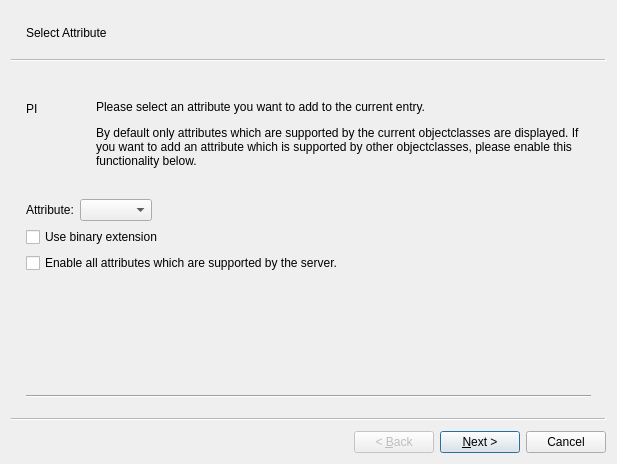
<?xml version="1.0" encoding="UTF-8"?>
<ui version="4.0">
 <class>AddAttributeWizardDesign</class>
 <widget class="QWizard" name="AddAttributeWizardDesign">
  <property name="geometry">
   <rect>
    <x>0</x>
    <y>0</y>
    <width>617</width>
    <height>464</height>
   </rect>
  </property>
  <property name="sizePolicy">
   <sizepolicy hsizetype="Preferred" vsizetype="Preferred">
    <horstretch>0</horstretch>
    <verstretch>0</verstretch>
   </sizepolicy>
  </property>
  <property name="minimumSize">
   <size>
    <width>150</width>
    <height>436</height>
   </size>
  </property>
  <property name="windowTitle">
   <string>Add Attribute</string>
  </property>
  <property name="autoFillBackground">
   <bool>false</bool>
  </property>
  <property name="sizeGripEnabled">
   <bool>false</bool>
  </property>
  <property name="wizardStyle">
   <enum>QWizard::ClassicStyle</enum>
  </property>
  <property name="options">
   <set>QWizard::NoDefaultButton</set>
  </property>
  <property name="subTitleFormat">
   <enum>Qt::AutoText</enum>
  </property>
  <property name="accessibleName" stdset="0">
   <string/>
  </property>
  <widget class="QWizardPage" name="wizardPage">
   <property name="sizePolicy">
    <sizepolicy hsizetype="MinimumExpanding" vsizetype="MinimumExpanding">
     <horstretch>0</horstretch>
     <verstretch>0</verstretch>
    </sizepolicy>
   </property>
   <property name="subTitle">
    <string>Select Attribute</string>
   </property>
   <layout class="QVBoxLayout" name="verticalLayout_5">
    <item>
     <layout class="QVBoxLayout" name="verticalLayout">
      <property name="sizeConstraint">
       <enum>QLayout::SetDefaultConstraint</enum>
      </property>
      <item>
       <layout class="QHBoxLayout" name="horizontalLayout">
        <item>
         <layout class="QVBoxLayout" name="verticalLayout_2">
          <item>
           <widget class="QLabel" name="imageLabel">
            <property name="sizePolicy">
             <sizepolicy hsizetype="Fixed" vsizetype="Fixed">
              <horstretch>0</horstretch>
              <verstretch>0</verstretch>
             </sizepolicy>
            </property>
            <property name="minimumSize">
             <size>
              <width>64</width>
              <height>64</height>
             </size>
            </property>
            <property name="text">
             <string comment="DO NOT TRANSLATE">PI</string>
            </property>
            <property name="wordWrap">
             <bool>false</bool>
            </property>
           </widget>
          </item>
          <item>
           <spacer name="spacer5">
            <property name="orientation">
             <enum>Qt::Vertical</enum>
            </property>
            <property name="sizeType">
             <enum>QSizePolicy::Fixed</enum>
            </property>
            <property name="sizeHint" stdset="0">
             <size>
              <width>20</width>
              <height>50</height>
             </size>
            </property>
           </spacer>
          </item>
         </layout>
        </item>
        <item>
         <widget class="QLabel" name="textLabel2">
          <property name="sizePolicy">
           <sizepolicy hsizetype="Expanding" vsizetype="Expanding">
            <horstretch>0</horstretch>
            <verstretch>0</verstretch>
           </sizepolicy>
          </property>
          <property name="text">
           <string>&lt;p&gt;Please select an attribute you want to add to the current entry.&lt;/p&gt;
&lt;p&gt;By default only attributes which are supported by the current 
objectclasses are displayed. If you want to add an attribute which is 
supported by other objectclasses, please enable this functionality below.
&lt;/p&gt;</string>
          </property>
          <property name="wordWrap">
           <bool>true</bool>
          </property>
         </widget>
        </item>
       </layout>
      </item>
      <item>
       <layout class="QHBoxLayout" name="horizontalLayout_2">
        <item>
         <widget class="QLabel" name="textLabel4">
          <property name="sizePolicy">
           <sizepolicy hsizetype="Fixed" vsizetype="Fixed">
            <horstretch>0</horstretch>
            <verstretch>0</verstretch>
           </sizepolicy>
          </property>
          <property name="text">
           <string>Attribute:</string>
          </property>
          <property name="wordWrap">
           <bool>false</bool>
          </property>
         </widget>
        </item>
        <item>
         <widget class="QComboBox" name="attributeBox"/>
        </item>
        <item>
         <spacer name="horizontalSpacer">
          <property name="orientation">
           <enum>Qt::Horizontal</enum>
          </property>
          <property name="sizeType">
           <enum>QSizePolicy::MinimumExpanding</enum>
          </property>
          <property name="sizeHint" stdset="0">
           <size>
            <width>40</width>
            <height>20</height>
           </size>
          </property>
         </spacer>
        </item>
       </layout>
      </item>
      <item>
       <widget class="QCheckBox" name="binaryBox">
        <property name="text">
         <string>Use binary extension</string>
        </property>
       </widget>
      </item>
      <item>
       <widget class="QCheckBox" name="enableAllBox">
        <property name="text">
         <string>Enable all attributes which are supported by the server.</string>
        </property>
       </widget>
      </item>
      <item>
       <spacer name="spacer3">
        <property name="orientation">
         <enum>Qt::Vertical</enum>
        </property>
        <property name="sizeType">
         <enum>QSizePolicy::Expanding</enum>
        </property>
        <property name="sizeHint" stdset="0">
         <size>
          <width>21</width>
          <height>40</height>
         </size>
        </property>
       </spacer>
      </item>
      <item>
       <widget class="Line" name="line3">
        <property name="frameShape">
         <enum>QFrame::HLine</enum>
        </property>
        <property name="frameShadow">
         <enum>QFrame::Sunken</enum>
        </property>
       </widget>
      </item>
     </layout>
    </item>
   </layout>
  </widget>
  <widget class="QWizardPage" name="wizardPage_2">
   <property name="subTitle">
    <string>Choose objectclass</string>
   </property>
   <layout class="QVBoxLayout" name="verticalLayout_6">
    <item>
     <layout class="QVBoxLayout" name="verticalLayout_3">
      <item>
       <layout class="QHBoxLayout" name="horizontalLayout_3">
        <item>
         <layout class="QVBoxLayout" name="verticalLayout_4">
          <item>
           <widget class="QLabel" name="objectclassLabel">
            <property name="sizePolicy">
             <sizepolicy hsizetype="Fixed" vsizetype="Fixed">
              <horstretch>0</horstretch>
              <verstretch>0</verstretch>
             </sizepolicy>
            </property>
            <property name="minimumSize">
             <size>
              <width>64</width>
              <height>64</height>
             </size>
            </property>
            <property name="text">
             <string>CL</string>
            </property>
            <property name="wordWrap">
             <bool>false</bool>
            </property>
           </widget>
          </item>
          <item>
           <spacer name="spacer4">
            <property name="orientation">
             <enum>Qt::Vertical</enum>
            </property>
            <property name="sizeType">
             <enum>QSizePolicy::Fixed</enum>
            </property>
            <property name="sizeHint" stdset="0">
             <size>
              <width>21</width>
              <height>31</height>
             </size>
            </property>
           </spacer>
          </item>
         </layout>
        </item>
        <item>
         <widget class="QLabel" name="textLabel2_2">
          <property name="text">
           <string>&lt;p&gt;You have chosen to add an attribute which is not supported by the 
objectclasses for the current entry.&lt;/p&gt;
&lt;p&gt;Please select an objectclass which supports the new attribute. The 
list on the right shows all attributes which must be added additionally with
the selected objectclass.&lt;/p&gt;</string>
          </property>
          <property name="wordWrap">
           <bool>true</bool>
          </property>
         </widget>
        </item>
       </layout>
      </item>
      <item>
       <widget class="QSplitter" name="splitter1">
        <property name="orientation">
         <enum>Qt::Horizontal</enum>
        </property>
        <property name="childrenCollapsible">
         <bool>false</bool>
        </property>
        <widget class="QWidget" name="layout1_2">
         <layout class="QVBoxLayout" name="_3">
          <item>
           <widget class="QLabel" name="textLabel3_4">
            <property name="text">
             <string>&lt;b&gt;Objectclass&lt;/b&gt;</string>
            </property>
            <property name="wordWrap">
             <bool>false</bool>
            </property>
           </widget>
          </item>
          <item>
           <widget class="QListWidget" name="classBox"/>
          </item>
         </layout>
        </widget>
        <widget class="QWidget" name="layout2_2">
         <layout class="QVBoxLayout" name="_4">
          <item>
           <widget class="QLabel" name="textLabel4_4">
            <property name="text">
             <string>&lt;b&gt;Additional attributes&lt;/b&gt;</string>
            </property>
            <property name="wordWrap">
             <bool>false</bool>
            </property>
           </widget>
          </item>
          <item>
           <widget class="QListWidget" name="mustAttributeBox"/>
          </item>
         </layout>
        </widget>
       </widget>
      </item>
      <item>
       <widget class="Line" name="line4">
        <property name="frameShape">
         <enum>QFrame::HLine</enum>
        </property>
        <property name="frameShadow">
         <enum>QFrame::Sunken</enum>
        </property>
       </widget>
      </item>
     </layout>
    </item>
   </layout>
  </widget>
 </widget>
 <resources/>
 <connections/>
</ui>
